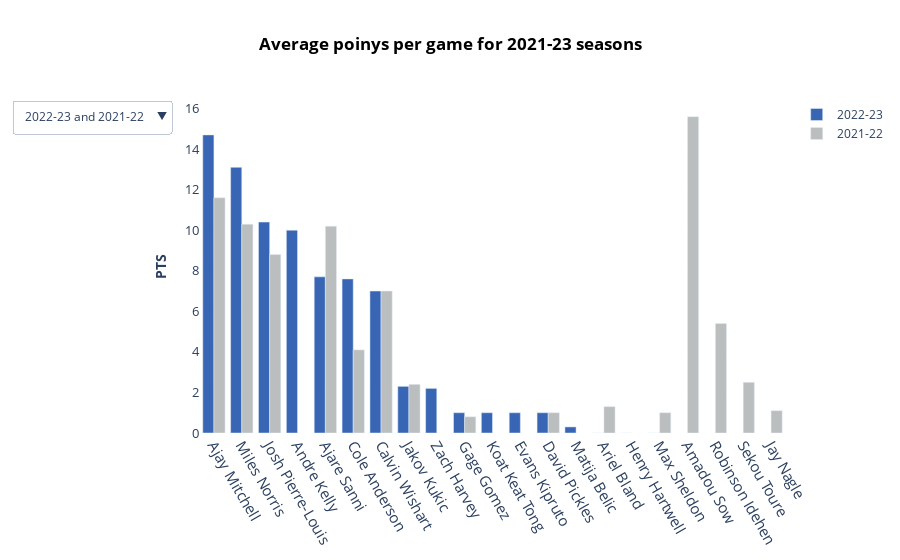

Source (notebook cell):
### Code cell
# Player Stats 

x1 = stats_2021['Player']
x2 = stats_2020['Player']
x3 = stats_2023['Player']
y1 = stats_2021['PTS']
y2 = stats_2020['PTS']
y3 = stats_2023['PTS']

plot = go.Figure(data=[go.Bar(
    name='2022-23',
    x=x3,
    y=y3,
    marker = dict(color = '#3866b5')),
                       
    go.Bar(
    name='2021-22',
    x=x1,
    y=y1,
    marker = dict(color = '#bbbebf')),
                      
    go.Bar(
    name = '2020-21',
    x = x2,
    y = y2,
    marker = dict(color = '#edc628'),
    visible = False)])

plot.update_layout(
    updatemenus=[
        dict(
            buttons=list([
                dict(label="2022-23 and 2021-22",
                     method="update",
                     args=[{"visible": [True, True, False]},{'title': '<b>Average points per game for 2021-23 seasons', 'yaxis': {'title': '<b>PTS'}}
                        ]),
                dict(label="2022-23",
                     method="update",
                     args=[{"visible": [True, False, False]},{'title': '<b>Average points per game for 2022-23 season', 'yaxis': {'title': '<b>PTS'}}
                        ]),
                dict(label="2021-22",
                     method="update",
                     args=[{"visible": [False, True, False]},{'title': '<b>Average points per game for 2021-22 season', 'yaxis': {'title': '<b>PTS'}}
                        ]),
                dict(label="2020-21",
                     method="update",
                     args=[{"visible": [False, False, True]}, {'title': '<b>Average points per game for 2020-21 season', 'yaxis': {'title': '<b>PTS'}}
                        ]),
                    ]))])

plot.update_xaxes(tickangle=60)
plot.update_yaxes(tickfont_size=13)
plot.update_xaxes(tickfont_size=15)
plot.update_layout({
    'plot_bgcolor': 'rgba(0,0,0,0)',
    'paper_bgcolor': 'rgba(0,0,0,0)'
})
plot.update_layout(title = '<b>Average poinys per game for 2021-23 seasons', yaxis_title = '<b>PTS')
plot.update_layout(title_x=0.5,
    title_font_color="black")

### Figure 1 — Plotly figure (JSON) as saved in the notebook; plotly's stock layout.template omitted (floating-point values rounded to 4 significant figures)
{"data": [{"marker": {"color": "#3866b5"}, "name": "2022-23", "type": "bar", "x": ["Ajay Mitchell", "Miles Norris", "Josh Pierre-Louis", "Andre Kelly", "Ajare Sanni", "Cole Anderson", "Calvin Wishart", "Jakov Kukic", "Zach Harvey", "Gage Gomez", "Koat Keat Tong", "Evans Kipruto", "David Pickles", "Matija Belic", "Ariel Bland", "Henry Hartwell", "Max Sheldon"], "y": [14.7, 13.1, 10.4, 10, 7.7, 7.6, 7, 2.3, 2.2, 1, 1, 1, 1, 0.3, 0, 0, 0]}, {"marker": {"color": "#bbbebf"}, "name": "2021-22", "type": "bar", "x": ["Amadou Sow", "Ajay Mitchell", "Miles Norris", "Ajare Sanni", "Josh Pierre-Louis", "Calvin Wishart", "Robinson Idehen", "Cole Anderson", "Sekou Toure", "Jakov Kukic", "Ariel Bland", "Jay Nagle", "David Pickles", "Max Sheldon", "Gage Gomez"], "y": [15.6, 11.6, 10.3, 10.2, 8.8, 7, 5.4, 4.1, 2.5, 2.4, 1.3, 1.1, 1, 1, 0.8]}, {"marker": {"color": "#edc628"}, "name": "2020-21", "type": "bar", "visible": false, "x": ["Jaquori McLaughlin", "Amadou Sow", "Ajare Sanni", "Miles Norris", "Devearl Ramsey", "Josh Pierre-Louis", "Robinson Idehen", "Niko Rocak", "Destin Barnes", "Brandon Cyrus", "Sekou Toure", "Jay Nagle", "Jakov Kukic", "Kyle MacLean", "Gage Gomez"], "y": [16, 13.6, 10.9, 9.7, 7.7, 6.1, 4.9, 4, 2.9, 2.9, 2.6, 1.8, 1.4, 1, 0.9]}], "layout": {"paper_bgcolor": "rgba(0,0,0,0)", "plot_bgcolor": "rgba(0,0,0,0)", "title": {"font": {"color": "black"}, "text": "<b>Average poinys per game for 2021-23 seasons", "x": 0.5}, "updatemenus": [{"buttons": [{"args": [{"visible": [true, true, false]}, {"title": "<b>Average points per game for 2021-23 seasons", "yaxis": {"title": "<b>PTS"}}], "label": "2022-23 and 2021-22", "method": "update"}, {"args": [{"visible": [true, false, false]}, {"title": "<b>Average points per game for 2022-23 season", "yaxis": {"title": "<b>PTS"}}], "label": "2022-23", "method": "update"}, {"args": [{"visible": [false, true, false]}, {"title": "<b>Average points per game for 2021-22 season", "yaxis": {"title": "<b>PTS"}}], "label": "2021-22", "method": "update"}, {"args": [{"visible": [false, false, true]}, {"title": "<b>Average points per game for 2020-21 season", "yaxis": {"title": "<b>PTS"}}], "label": "2020-21", "method": "update"}]}], "xaxis": {"tickangle": 60, "tickfont": {"size": 15}}, "yaxis": {"tickfont": {"size": 13}, "title": {"text": "<b>PTS"}}}}
